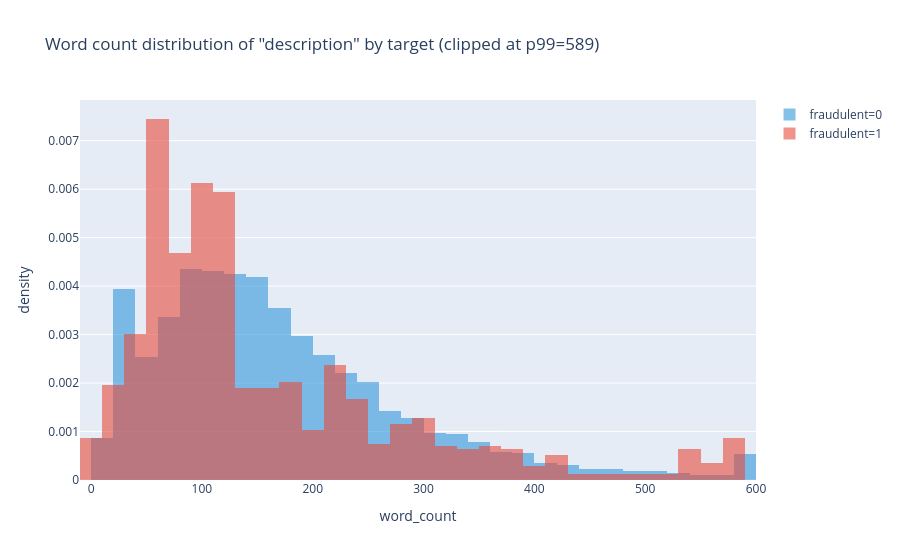
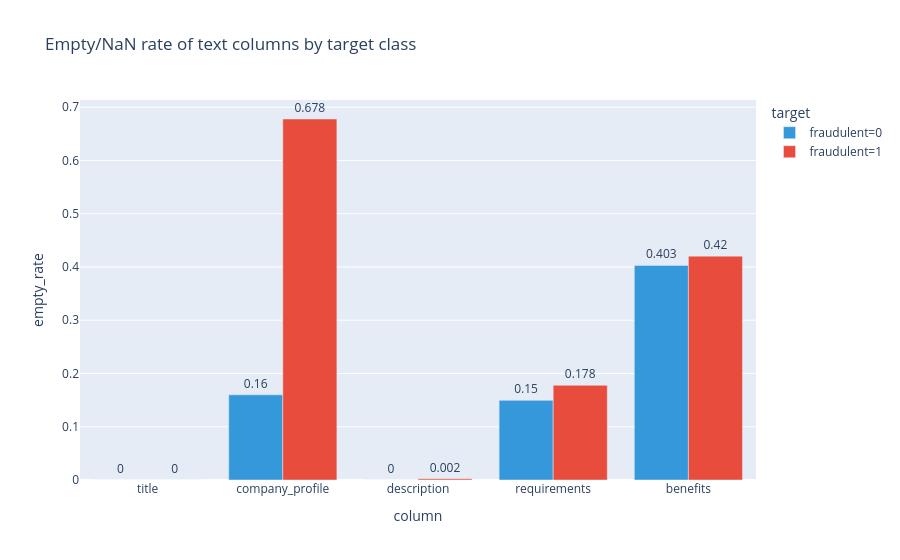

The notebook cell these images were saved under, in order:
### Markdown cell above
## Текстовые признаки

Тексты (`title`, `description`, ...) — **самый сильный сигнал** в задачах фрод-детекции. Смотрим:
- **word_count** по каждой текстовой колонке и её среднее по классам,
- **NaN/empty-rate** по классам (подозрительные вакансии часто имеют пустые company_profile / requirements / benefits).

### Code cell
def _wc(s):
    if not isinstance(s, str):
        return 0
    return len(s.split())

print(f'Text columns: {TEXT_COLS}')

wc_stats = {}
empty_stats = {}
for c in TEXT_COLS:
    wc = DF[c].apply(_wc)
    wc_stats[c] = wc
    empty_mask = DF[c].isna() | (DF[c].astype(str).str.strip() == '')
    empty_stats[c] = empty_mask

    mean_wc_0 = wc[DF[TARGET] == 0].mean()
    mean_wc_1 = wc[DF[TARGET] == 1].mean()
    med_wc_0 = wc[DF[TARGET] == 0].median()
    med_wc_1 = wc[DF[TARGET] == 1].median()
    empty_0 = empty_mask[DF[TARGET] == 0].mean()
    empty_1 = empty_mask[DF[TARGET] == 1].mean()

    print(f'\n--- {c} ---')
    print(f'  mean word_count: target=0 -> {mean_wc_0:.2f}, target=1 -> {mean_wc_1:.2f}')
    print(f'  median word_count: target=0 -> {med_wc_0:.1f}, target=1 -> {med_wc_1:.1f}')
    print(f'  empty/NaN rate: target=0 -> {empty_0:.4f}, target=1 -> {empty_1:.4f}')

# Plot 9: distribution длины текста по target для самой «толстой» колонки
if TEXT_COLS:
    # берём колонку с наибольшим средним word_count — обычно description
    pick = max(TEXT_COLS, key=lambda c: wc_stats[c].mean())
    print(f'\nChosen text column for length distribution plot: {pick}')
    wc = wc_stats[pick]
    # обрезаем хвост на 99-м перцентиле только для визуализации
    cap = np.percentile(wc, 99)
    fig9 = go.Figure()
    fig9.add_trace(go.Histogram(x=wc[DF[TARGET]==0].clip(upper=cap), name='fraudulent=0',
                                opacity=0.6, marker_color='#3498db', nbinsx=50, histnorm='probability density'))
    fig9.add_trace(go.Histogram(x=wc[DF[TARGET]==1].clip(upper=cap), name='fraudulent=1',
                                opacity=0.6, marker_color='#e74c3c', nbinsx=50, histnorm='probability density'))
    fig9.update_layout(barmode='overlay',
                       title=f'Word count distribution of "{pick}" by target (clipped at p99={cap:.0f})',
                       xaxis_title='word_count', yaxis_title='density')
    FIGS.append(fig9)

# Plot 10: bar chart empty-rate по target для каждой text-колонки
if TEXT_COLS:
    rows = []
    for c in TEXT_COLS:
        m = empty_stats[c]
        rows.append({'column': c, 'target': 'fraudulent=0', 'empty_rate': m[DF[TARGET]==0].mean()})
        rows.append({'column': c, 'target': 'fraudulent=1', 'empty_rate': m[DF[TARGET]==1].mean()})
    df_empty = pd.DataFrame(rows)
    fig10 = px.bar(
        df_empty, x='column', y='empty_rate', color='target', barmode='group',
        title='Empty/NaN rate of text columns by target class',
        color_discrete_map={'fraudulent=0': '#3498db', 'fraudulent=1': '#e74c3c'},
        text=df_empty['empty_rate'].round(3),
    )
    fig10.update_traces(textposition='outside')
    FIGS.append(fig10)

print(f'\nTotal figures collected: {len(FIGS)}')

### Figure 1 — Plotly figure (JSON) as saved in the notebook; plotly's stock layout.template omitted (floating-point values rounded to 4 significant figures; data arrays with more than 128 entries replaced by an {"elided": "..."} marker saying what was removed)
{"data": [{"histnorm": "probability density", "marker": {"color": "#3498db"}, "name": "fraudulent=0", "nbinsx": 50, "opacity": 0.6, "type": "histogram", "x": {"elided": "17014 float values"}}, {"histnorm": "probability density", "marker": {"color": "#e74c3c"}, "name": "fraudulent=1", "nbinsx": 50, "opacity": 0.6, "type": "histogram", "x": {"elided": "866 float values"}}], "layout": {"barmode": "overlay", "title": {"text": "Word count distribution of \"description\" by target (clipped at p99=589)"}, "xaxis": {"title": {"text": "word_count"}}, "yaxis": {"title": {"text": "density"}}}}

### Figure 2 — Plotly figure (JSON) as saved in the notebook; plotly's stock layout.template omitted (floating-point values rounded to 4 significant figures)
{"data": [{"alignmentgroup": "True", "hovertemplate": "target=fraudulent=0<br>column=%{x}<br>empty_rate=%{y}<br>text=%{text}<extra></extra>", "legendgroup": "fraudulent=0", "marker": {"color": "#3498db", "pattern": {"shape": ""}}, "name": "fraudulent=0", "offsetgroup": "fraudulent=0", "orientation": "v", "showlegend": true, "text": [0.0, 0.16, 0.0, 0.15, 0.403], "textposition": "outside", "type": "bar", "x": ["title", "company_profile", "description", "requirements", "benefits"], "xaxis": "x", "y": [0.0, 0.1599, 0.0, 0.1495, 0.403], "yaxis": "y"}, {"alignmentgroup": "True", "hovertemplate": "target=fraudulent=1<br>column=%{x}<br>empty_rate=%{y}<br>text=%{text}<extra></extra>", "legendgroup": "fraudulent=1", "marker": {"color": "#e74c3c", "pattern": {"shape": ""}}, "name": "fraudulent=1", "offsetgroup": "fraudulent=1", "orientation": "v", "showlegend": true, "text": [0.0, 0.678, 0.002, 0.178, 0.42], "textposition": "outside", "type": "bar", "x": ["title", "company_profile", "description", "requirements", "benefits"], "xaxis": "x", "y": [0.0, 0.6778, 0.002309, 0.1778, 0.4203], "yaxis": "y"}], "layout": {"barmode": "group", "legend": {"title": {"text": "target"}, "tracegroupgap": 0}, "title": {"text": "Empty/NaN rate of text columns by target class"}, "xaxis": {"anchor": "y", "domain": [0.0, 1.0], "title": {"text": "column"}}, "yaxis": {"anchor": "x", "domain": [0.0, 1.0], "title": {"text": "empty_rate"}}}}
